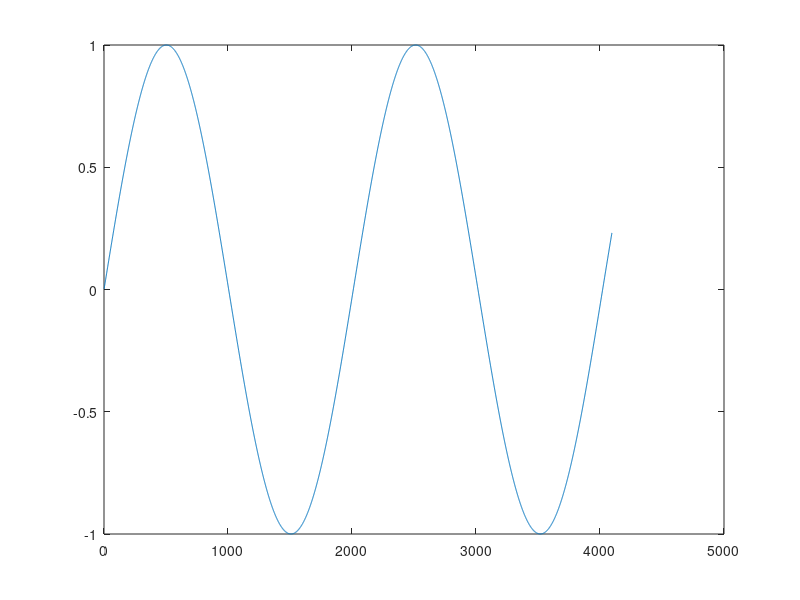
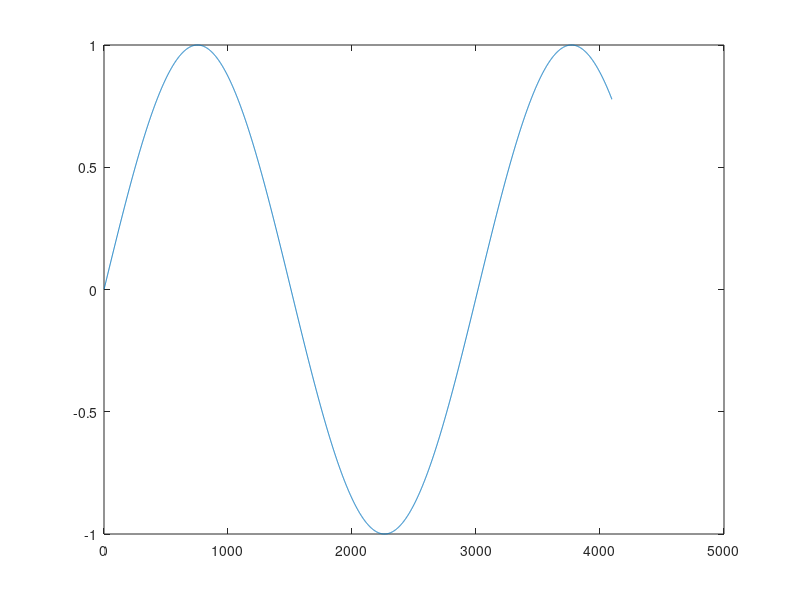
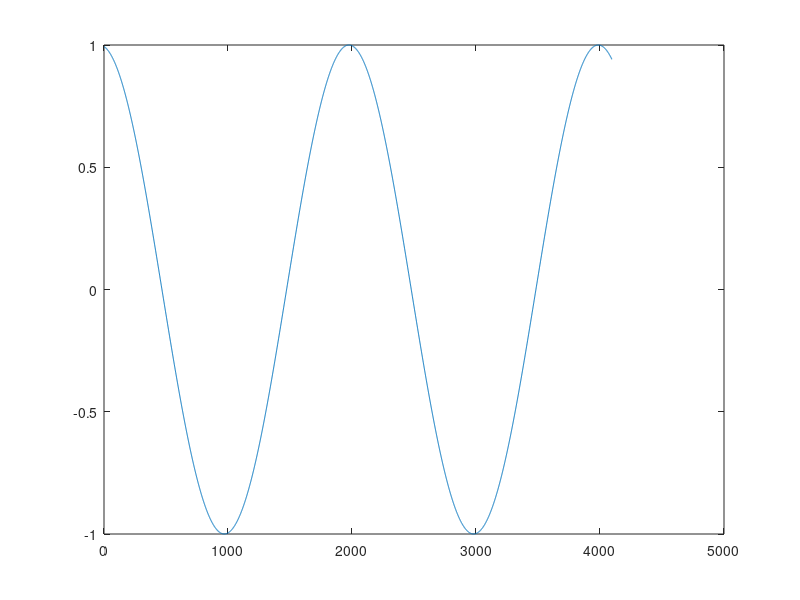
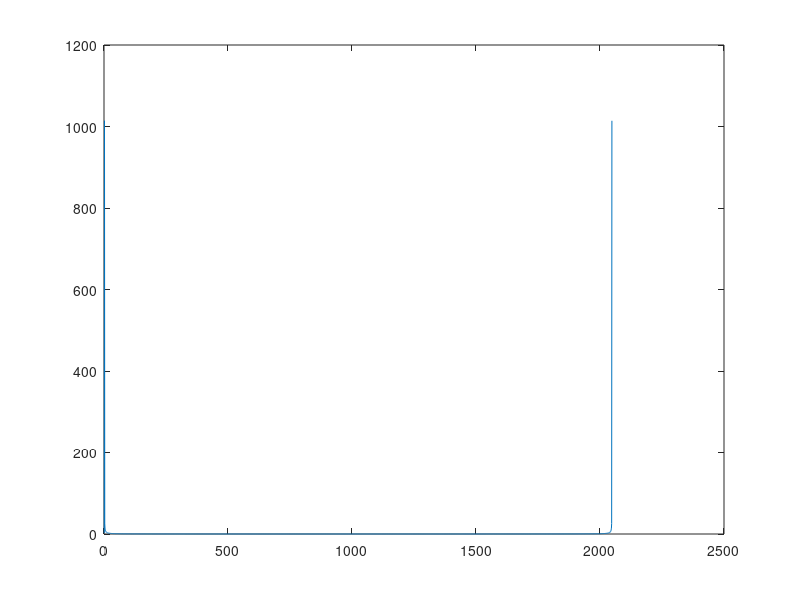

Reproduce these figures in MATLAB, in order.
clear all;
close all;
l=2048*2;
simba=sin((1:l)/320);
plot(simba);
gimba=sin((1:l)/480);
figure
plot(gimba);
%mumba=downsample(simba,2);
mumba=sin(-80+(1:l)/320);
figure
plot(mumba);
figure
plot(abs(fft(simba(1:2048))));
figure
plot(abs(fft(gimba)));
figure
plot(abs(fft(mumba(1:2048))));

